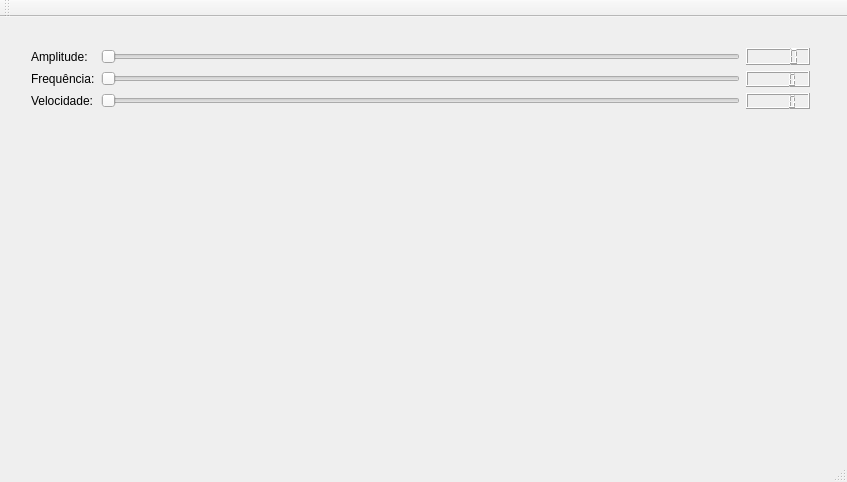
<?xml version="1.0" encoding="UTF-8"?>
<ui version="4.0">
 <class>MainWindow</class>
 <widget class="QMainWindow" name="MainWindow">
  <property name="geometry">
   <rect>
    <x>0</x>
    <y>0</y>
    <width>847</width>
    <height>482</height>
   </rect>
  </property>
  <property name="windowTitle">
   <string>MainWindow</string>
  </property>
  <widget class="QWidget" name="centralWidget">
   <widget class="QWidget" name="">
    <property name="geometry">
     <rect>
      <x>20</x>
      <y>20</y>
      <width>801</width>
      <height>83</height>
     </rect>
    </property>
    <layout class="QGridLayout" name="gridLayout">
     <item row="0" column="0">
      <widget class="QLabel" name="ampLabel">
       <property name="text">
        <string>Amplitude:</string>
       </property>
      </widget>
     </item>
     <item row="0" column="1">
      <widget class="QSlider" name="ampSlider">
       <property name="orientation">
        <enum>Qt::Horizontal</enum>
       </property>
      </widget>
     </item>
     <item row="0" column="2">
      <widget class="QLCDNumber" name="ampDisplay"/>
     </item>
     <item row="1" column="0">
      <widget class="QLabel" name="freqLabel">
       <property name="text">
        <string>Frequência:</string>
       </property>
      </widget>
     </item>
     <item row="1" column="1">
      <widget class="QSlider" name="freqSlider">
       <property name="orientation">
        <enum>Qt::Horizontal</enum>
       </property>
      </widget>
     </item>
     <item row="1" column="2">
      <widget class="QLCDNumber" name="freqDisplay"/>
     </item>
     <item row="2" column="0">
      <widget class="QLabel" name="velLabel">
       <property name="text">
        <string>Velocidade:</string>
       </property>
      </widget>
     </item>
     <item row="2" column="1">
      <widget class="QSlider" name="velSlider">
       <property name="orientation">
        <enum>Qt::Horizontal</enum>
       </property>
      </widget>
     </item>
     <item row="2" column="2">
      <widget class="QLCDNumber" name="velDisplay"/>
     </item>
    </layout>
   </widget>
  </widget>
  <widget class="QMenuBar" name="menuBar">
   <property name="geometry">
    <rect>
     <x>0</x>
     <y>0</y>
     <width>847</width>
     <height>22</height>
    </rect>
   </property>
  </widget>
  <widget class="QToolBar" name="mainToolBar">
   <attribute name="toolBarArea">
    <enum>TopToolBarArea</enum>
   </attribute>
   <attribute name="toolBarBreak">
    <bool>false</bool>
   </attribute>
  </widget>
  <widget class="QStatusBar" name="statusBar"/>
 </widget>
 <layoutdefault spacing="6" margin="11"/>
 <resources/>
 <connections/>
</ui>
